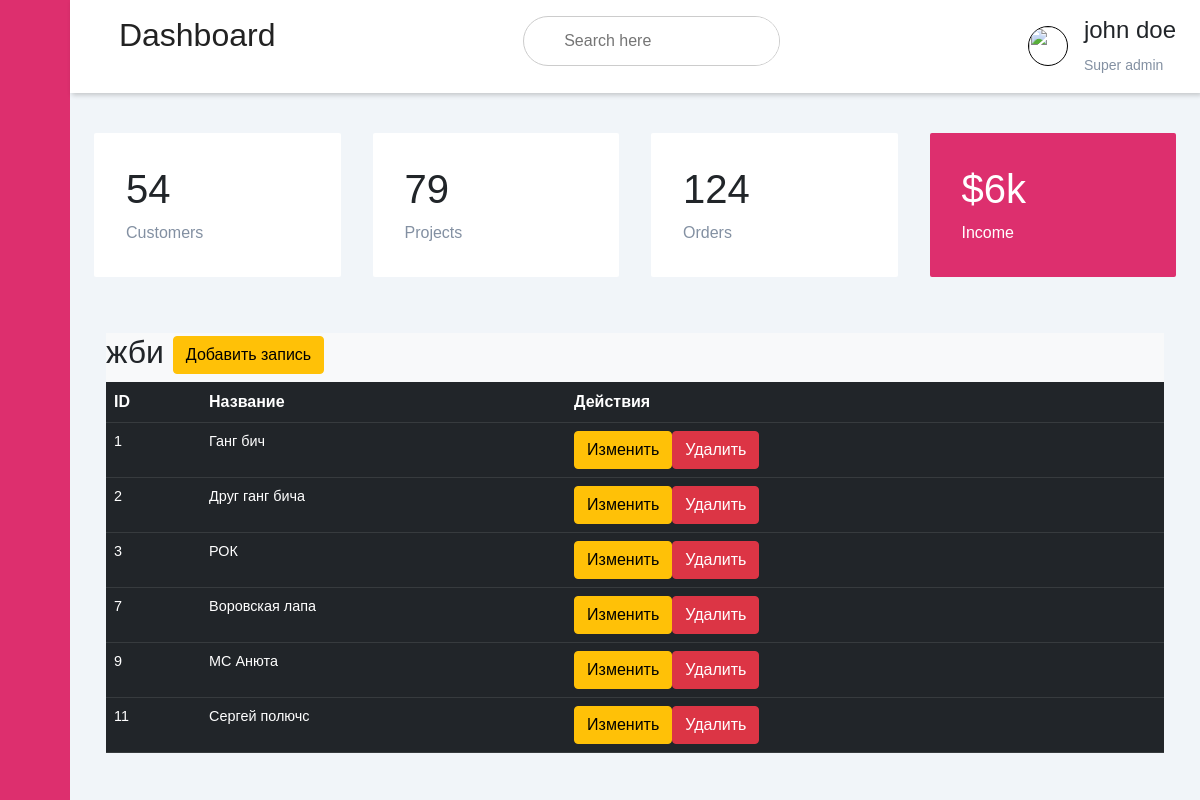
Page /edit/categories/1 on the earlier database version.
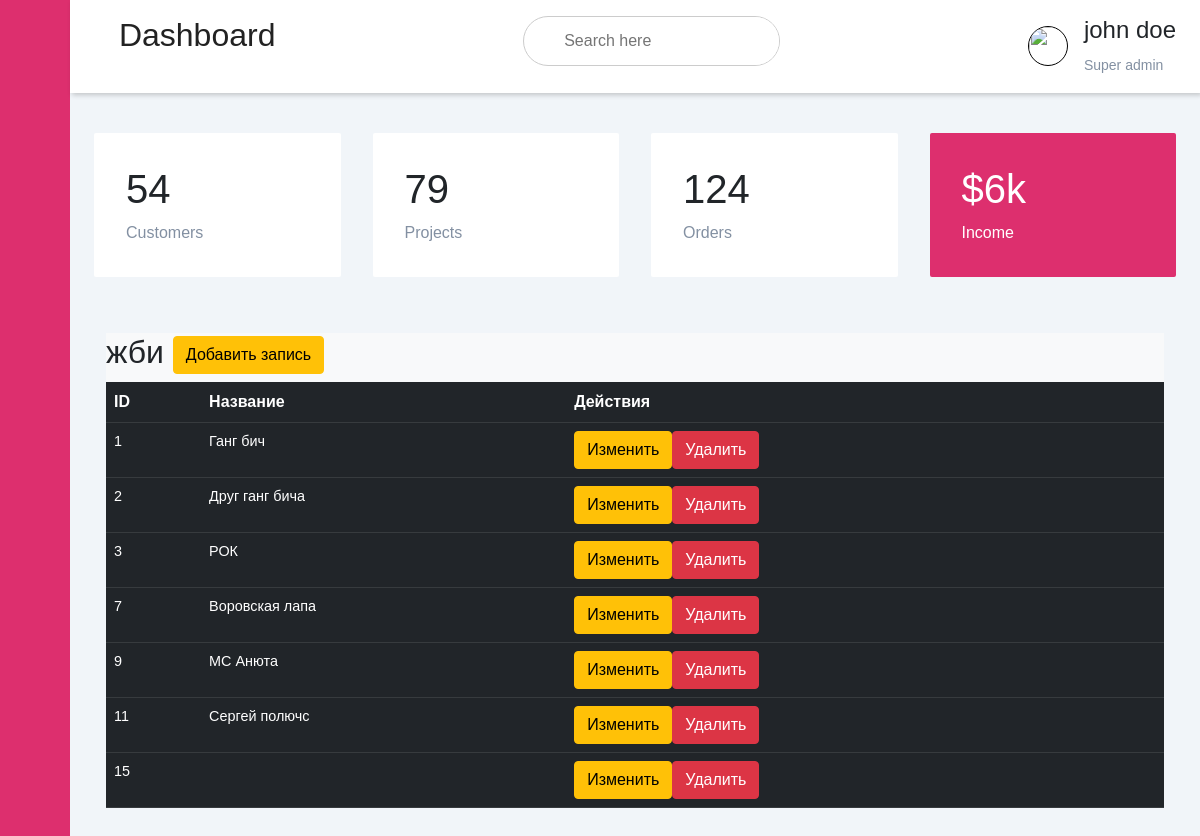
Same page on the later database version.
### app/models.py (models this page shows)
class Record(db.Model):
    __tablename__ = 'records'
    id = Column(Integer(), primary_key=True)
    name = Column(String(250), nullable=False, unique=True)
    photo = Column(BLOB)
    description = Column(TEXT)
    text = Column(TEXT)
    category_id = Column(Integer(), db.ForeignKey('categories.id'))
    created_at = Column(DateTime(), default=datetime.utcnow())

### app/editor_bp/routes/category_routes.py (the view)
@blueprint.route('/categories/<id>', methods=['GET', 'POST'])
def category(id):
    records = Record.query.filter_by(category_id=id).all()
    category_name = Category.query.filter_by(id=id).first().name
    return render_template('editor_bp/category.html', records=records, category_name=category_name)

### app/editor_bp/templates/editor_bp/category.html (shortened to what this page needs)
{% extends 'base_edit_template.html' %}
{% block head %}
<link rel="stylesheet" href="{{url_for('admin.static', filename = 'css/bootstrap.min.css')}}">
{% endblock %}
{%block sidebar_menu%}
<div class="sidebar">
    <div class="sidebar-brand">
        <h2> <span>Админ панель</span></h2>
    </div>
    <div class="sidebar-menu">
        <ul>
            <li>
                <a href="{{url_for('editor.add_record')}}"><span class="las la-igloo"></span><span>Записи</span></a>
            </li>
            <li>
                <a href="{{url_for('editor.show_categories')}}"><span class="las la-users"></span><span>Категории</span></a>
            </li>
            <li>
                <a href=""><span class="las la-clipboard-list"></span><span>Меню</span></a>
            </li>
            <li>
                <a href=""><span class="las la-shopping-bag"></span><span>Быстрый доступ</span></a>
            </li>
            <li>
                <a href=""><span class="las la-receipt"></span><span>Партнеры</span></a>
            </li>
            <li>
                <a href=""><span class="las la-user-circle"></span><span>Правая панель</span></a>
            </li>
            <li>
                <a href=""><span class="las la-clipboard-list"></span><span>Метрики</span></a>
            </li>
        </ul>
    </div>
</div>
{%endblock%}
{% block header %}
{% include 'header.html' %}
{% endblock %}
{% block content %}
<div class="container">
    <div class="row">
        <div class="col md-12">
            <div class="bg-light p3">
                <h2>{{category_name}}
                    <a href="{{url_for('editor.add_record')}}" class="btn btn-warning btn-xs">Добавить запись</a>
                </h2>
                <table class="table table-hover table-dark">
                    <tr>
                        <th>ID</th>
                        <th>Название</th>
                        <th>Действия</th>
                    </tr>
                    {% for row in records %}
                    <tr>
                        <td>{{ row.id }}</td>
                        <td>{{ row.name }}</td>
                        <td>
                            <a href="{{url_for('editor.record', id=row.id)}}"
                               class="btn btn-warning btn-xs">Изменить</a>
                            <a href="{{url_for('editor.delete_record', id=row.id)}}" class="btn btn-danger btn-xs"
                               onclick="return confirm('Вы хотите удалить? ?')">Удалить</a>
                        </td>
                    </tr>
                    {% endfor%}
                </table>
            </div>
        </div>
    </div>
</div>
{% endblock %}

Differences in the rows shown:
added Record: id "15"
